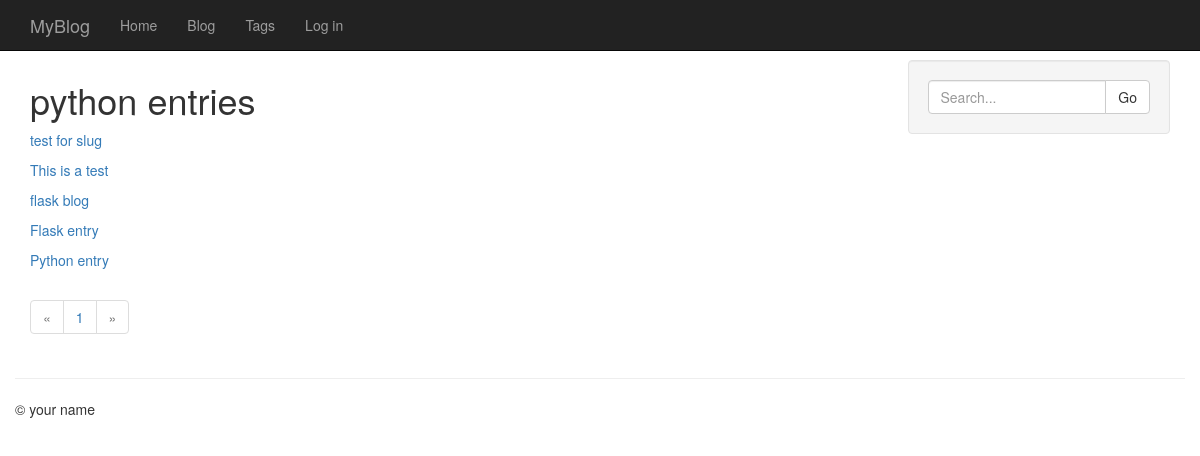
Screenshot of /entries/tags/python/ with the database file from the repository.
### models.py (models this page shows, shortened)
class Tag(db.Model):
    id = db.Column(db.Integer, primary_key=True)
    name = db.Column(db.String(64))
    slug = db.Column(db.String(64), unique=True)

class Entry(db.Model):
    STATUS_PUBLIC = 0
    STATUS_DRAFT = 1
    STATUS_DELETED = 2
    id = db.Column(db.Integer, primary_key=True)
    title = db.Column(db.String(100))
    slug = db.Column(db.String(100), unique=True)
    body = db.Column(db.Text)
    status = db.Column(db.SmallInteger, default=STATUS_PUBLIC)
    created_timestamp = db.Column(
        db.DateTime,
        default=datetime.datetime.now)
    modified_timestamp = db.Column(
        db.DateTime,
        default= datetime.datetime.now,
        onupdate=datetime.datetime.now)
    author_id = db.Column(db.Integer, db.ForeignKey("user.id"))
    tags = db.relationship('Tag', secondary=entry_tags,
        backref=db.backref('entries', lazy='dynamic'))
    comments = db.relationship('Comment', backref='entry',
        lazy='dynamic')

### entries/blueprint.py (the view)
@entries.route('/tags/<slug>/')
def tag_detail(slug):
    tag = Tag.query.filter(Tag.slug == slug).first_or_404()
    entries = tag.entries.order_by(Entry.created_timestamp.desc())
    return entry_list('entries/tag_detail.html', entries, tag=tag)

### app.py (called while the page is built)
@app.before_request
def _before_request():
    g.user = current_user

### entries/blueprint.py (called while the page is built)
def entry_list(template, query, **context):
    query = filter_status_by_user(query)
    valid_statuses = (Entry.STATUS_PUBLIC, Entry.STATUS_DRAFT)
    query = query.filter(Entry.status.in_(valid_statuses))
    if request.args.get('q'):
        search = request.args.get('q')
        query = query.filter(
            (Entry.body.contains(search)) |
            (Entry.title.contains(search)))
    return object_list(template, query, **context)

def filter_status_by_user(query):
    if not g.user.is_authenticated:
        query = query.filter(Entry.status == Entry.STATUS_PUBLIC)
    else:
        query = query.filter(
            (Entry.status == Entry.STATUS_PUBLIC) |
            ((Entry.author == g.user) &
            (Entry.status != Entry.STATUS_DELETED)))
    return query

### helpers.py (called while the page is built)
def object_list(template_name, query, paginate_by=20, **context):
    page = request.args.get('page')
    if page and page.isdigit():
        page = int(page)
    else:
        page = 1
    object_list = query.paginate(page, paginate_by)
    return render_template(template_name, object_list=object_list, **context)

### entries/templates/entries/tag_detail.html (shortened to what this page needs)
{% extends "entries/base_entries.html" %}
{% block content_title %}{{ tag.name }} entries{% endblock %}

### entries/templates/includes/list.html
{% for entry in object_list.items %}
  <p><a href="{{ url_for('entries.detail', slug=entry.slug) }}">{{ entry.title }}</a></p>
{% endfor %}

### templates/base.html (style rules this page uses)
body { padding-top: 60px }

### rows the page displays
Tag: name "python"
Entry: title "test for slug"
Entry: title "This is a test"
Entry: title "flask blog"
Entry: title "Flask entry"
Entry: title "Python entry"

### other values shown
{{ page }} "1"
